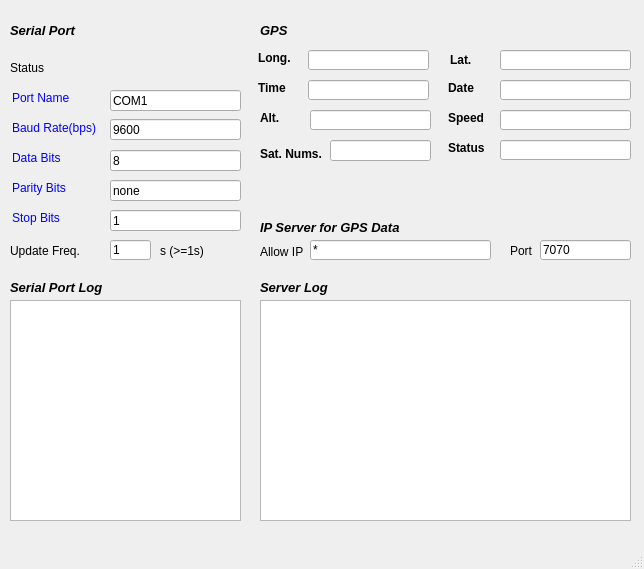
<?xml version="1.0" encoding="UTF-8"?>
<ui version="4.0">
 <class>MainWindow</class>
 <widget class="QMainWindow" name="MainWindow">
  <property name="geometry">
   <rect>
    <x>0</x>
    <y>0</y>
    <width>644</width>
    <height>569</height>
   </rect>
  </property>
  <property name="sizePolicy">
   <sizepolicy hsizetype="Fixed" vsizetype="Fixed">
    <horstretch>0</horstretch>
    <verstretch>0</verstretch>
   </sizepolicy>
  </property>
  <property name="windowTitle">
   <string>MainWindow</string>
  </property>
  <widget class="QWidget" name="centralWidget">
   <property name="sizePolicy">
    <sizepolicy hsizetype="Fixed" vsizetype="Fixed">
     <horstretch>0</horstretch>
     <verstretch>0</verstretch>
    </sizepolicy>
   </property>
   <widget class="QLabel" name="gpsComSetLabel">
    <property name="geometry">
     <rect>
      <x>10</x>
      <y>20</y>
      <width>91</width>
      <height>21</height>
     </rect>
    </property>
    <property name="text">
     <string>&lt;html&gt;&lt;head/&gt;&lt;body&gt;&lt;p&gt;&lt;span style=&quot; font-size:10pt; font-weight:600; font-style:italic; color:#000000;&quot;&gt;Serial Port&lt;/span&gt;&lt;/p&gt;&lt;/body&gt;&lt;/html&gt;</string>
    </property>
   </widget>
   <widget class="QLabel" name="comLabel">
    <property name="geometry">
     <rect>
      <x>12</x>
      <y>90</y>
      <width>61</width>
      <height>16</height>
     </rect>
    </property>
    <property name="text">
     <string>&lt;html&gt;&lt;head/&gt;&lt;body&gt;&lt;p&gt;&lt;span style=&quot; color:#0000ff;&quot;&gt;Port Name&lt;/span&gt;&lt;/p&gt;&lt;/body&gt;&lt;/html&gt;</string>
    </property>
   </widget>
   <widget class="QLabel" name="boteLabel">
    <property name="geometry">
     <rect>
      <x>12</x>
      <y>120</y>
      <width>91</width>
      <height>16</height>
     </rect>
    </property>
    <property name="text">
     <string>&lt;html&gt;&lt;head/&gt;&lt;body&gt;&lt;p&gt;&lt;span style=&quot; color:#0000ff;&quot;&gt;Baud Rate(bps)&lt;/span&gt;&lt;/p&gt;&lt;/body&gt;&lt;/html&gt;</string>
    </property>
   </widget>
   <widget class="QLabel" name="dataLabel">
    <property name="geometry">
     <rect>
      <x>12</x>
      <y>150</y>
      <width>61</width>
      <height>16</height>
     </rect>
    </property>
    <property name="text">
     <string>&lt;html&gt;&lt;head/&gt;&lt;body&gt;&lt;p&gt;&lt;span style=&quot; color:#0000ff;&quot;&gt;Data Bits&lt;/span&gt;&lt;/p&gt;&lt;/body&gt;&lt;/html&gt;</string>
    </property>
   </widget>
   <widget class="QLabel" name="checkLabel">
    <property name="geometry">
     <rect>
      <x>12</x>
      <y>180</y>
      <width>71</width>
      <height>16</height>
     </rect>
    </property>
    <property name="text">
     <string>&lt;html&gt;&lt;head/&gt;&lt;body&gt;&lt;p&gt;&lt;span style=&quot; color:#0000ff;&quot;&gt;Parity Bits&lt;/span&gt;&lt;/p&gt;&lt;/body&gt;&lt;/html&gt;</string>
    </property>
   </widget>
   <widget class="QLabel" name="stopLabel">
    <property name="geometry">
     <rect>
      <x>12</x>
      <y>210</y>
      <width>71</width>
      <height>16</height>
     </rect>
    </property>
    <property name="text">
     <string>&lt;html&gt;&lt;head/&gt;&lt;body&gt;&lt;p&gt;&lt;span style=&quot; color:#0000ff;&quot;&gt;Stop Bits&lt;/span&gt;&lt;/p&gt;&lt;/body&gt;&lt;/html&gt;</string>
    </property>
   </widget>
   <widget class="QLabel" name="comInformationLabel">
    <property name="geometry">
     <rect>
      <x>10</x>
      <y>280</y>
      <width>161</width>
      <height>16</height>
     </rect>
    </property>
    <property name="text">
     <string>&lt;html&gt;&lt;head/&gt;&lt;body&gt;&lt;p&gt;&lt;span style=&quot; font-size:10pt; font-weight:600; font-style:italic; color:#000000;&quot;&gt;Serial Port Log&lt;/span&gt;&lt;/p&gt;&lt;/body&gt;&lt;/html&gt;</string>
    </property>
   </widget>
   <widget class="QTextEdit" name="comInformationTextEdit">
    <property name="geometry">
     <rect>
      <x>10</x>
      <y>300</y>
      <width>231</width>
      <height>221</height>
     </rect>
    </property>
   </widget>
   <widget class="QLabel" name="gpsComSetLabel_2">
    <property name="geometry">
     <rect>
      <x>260</x>
      <y>20</y>
      <width>41</width>
      <height>21</height>
     </rect>
    </property>
    <property name="text">
     <string>&lt;html&gt;&lt;head/&gt;&lt;body&gt;&lt;p&gt;&lt;span style=&quot; font-size:10pt; font-weight:600; font-style:italic; color:#000000;&quot;&gt;GPS &lt;/span&gt;&lt;/p&gt;&lt;/body&gt;&lt;/html&gt;</string>
    </property>
   </widget>
   <widget class="QLabel" name="latitudeLabel">
    <property name="geometry">
     <rect>
      <x>258</x>
      <y>50</y>
      <width>41</width>
      <height>16</height>
     </rect>
    </property>
    <property name="text">
     <string>&lt;html&gt;&lt;head/&gt;&lt;body&gt;&lt;p&gt;&lt;span style=&quot; font-weight:600; color:#000000;&quot;&gt;Long.&lt;/span&gt;&lt;/p&gt;&lt;/body&gt;&lt;/html&gt;</string>
    </property>
   </widget>
   <widget class="QLabel" name="longitudeLabel">
    <property name="geometry">
     <rect>
      <x>450</x>
      <y>50</y>
      <width>31</width>
      <height>21</height>
     </rect>
    </property>
    <property name="text">
     <string>&lt;html&gt;&lt;head/&gt;&lt;body&gt;&lt;p&gt;&lt;span style=&quot; font-weight:600; color:#000000;&quot;&gt;Lat.&lt;/span&gt;&lt;/p&gt;&lt;/body&gt;&lt;/html&gt;</string>
    </property>
   </widget>
   <widget class="QLabel" name="timeLabel">
    <property name="geometry">
     <rect>
      <x>258</x>
      <y>80</y>
      <width>31</width>
      <height>16</height>
     </rect>
    </property>
    <property name="text">
     <string>&lt;html&gt;&lt;head/&gt;&lt;body&gt;&lt;p&gt;&lt;span style=&quot; font-weight:600; color:#000000;&quot;&gt;Time&lt;/span&gt;&lt;/p&gt;&lt;/body&gt;&lt;/html&gt;</string>
    </property>
   </widget>
   <widget class="QLineEdit" name="latitudeLineEdit">
    <property name="geometry">
     <rect>
      <x>308</x>
      <y>50</y>
      <width>121</width>
      <height>20</height>
     </rect>
    </property>
   </widget>
   <widget class="QLineEdit" name="longitudeLineEdit">
    <property name="geometry">
     <rect>
      <x>500</x>
      <y>50</y>
      <width>131</width>
      <height>20</height>
     </rect>
    </property>
   </widget>
   <widget class="QLineEdit" name="timeLineEdit">
    <property name="geometry">
     <rect>
      <x>308</x>
      <y>80</y>
      <width>121</width>
      <height>20</height>
     </rect>
    </property>
   </widget>
   <widget class="QLabel" name="speedLabel">
    <property name="geometry">
     <rect>
      <x>448</x>
      <y>110</y>
      <width>41</width>
      <height>16</height>
     </rect>
    </property>
    <property name="text">
     <string>&lt;html&gt;&lt;head/&gt;&lt;body&gt;&lt;p&gt;&lt;span style=&quot; font-weight:600;&quot;&gt;Speed&lt;/span&gt;&lt;/p&gt;&lt;/body&gt;&lt;/html&gt;</string>
    </property>
   </widget>
   <widget class="QLabel" name="statusLabel">
    <property name="geometry">
     <rect>
      <x>448</x>
      <y>140</y>
      <width>41</width>
      <height>16</height>
     </rect>
    </property>
    <property name="text">
     <string>&lt;html&gt;&lt;head/&gt;&lt;body&gt;&lt;p&gt;&lt;span style=&quot; font-weight:600; color:#000000;&quot;&gt;Status&lt;/span&gt;&lt;/p&gt;&lt;/body&gt;&lt;/html&gt;</string>
    </property>
   </widget>
   <widget class="QLabel" name="dateLabel">
    <property name="geometry">
     <rect>
      <x>448</x>
      <y>80</y>
      <width>31</width>
      <height>16</height>
     </rect>
    </property>
    <property name="text">
     <string>&lt;html&gt;&lt;head/&gt;&lt;body&gt;&lt;p&gt;&lt;span style=&quot; font-weight:600; color:#000000;&quot;&gt;Date&lt;/span&gt;&lt;/p&gt;&lt;/body&gt;&lt;/html&gt;</string>
    </property>
   </widget>
   <widget class="QLineEdit" name="speedLineEdit">
    <property name="geometry">
     <rect>
      <x>500</x>
      <y>110</y>
      <width>131</width>
      <height>20</height>
     </rect>
    </property>
   </widget>
   <widget class="QLineEdit" name="statusLineEdit">
    <property name="geometry">
     <rect>
      <x>500</x>
      <y>140</y>
      <width>131</width>
      <height>20</height>
     </rect>
    </property>
   </widget>
   <widget class="QLineEdit" name="dateLineEdit">
    <property name="geometry">
     <rect>
      <x>500</x>
      <y>80</y>
      <width>131</width>
      <height>20</height>
     </rect>
    </property>
   </widget>
   <widget class="QLabel" name="gpsReceiveLabel">
    <property name="geometry">
     <rect>
      <x>260</x>
      <y>280</y>
      <width>171</width>
      <height>16</height>
     </rect>
    </property>
    <property name="text">
     <string>&lt;html&gt;&lt;head/&gt;&lt;body&gt;&lt;p&gt;&lt;span style=&quot; font-size:10pt; font-weight:600; font-style:italic; color:#000000;&quot;&gt;Server Log&lt;/span&gt;&lt;/p&gt;&lt;/body&gt;&lt;/html&gt;</string>
    </property>
   </widget>
   <widget class="QPlainTextEdit" name="gpsPlainTextEdit">
    <property name="geometry">
     <rect>
      <x>260</x>
      <y>300</y>
      <width>371</width>
      <height>221</height>
     </rect>
    </property>
   </widget>
   <widget class="QLabel" name="comStatusLabel">
    <property name="geometry">
     <rect>
      <x>110</x>
      <y>60</y>
      <width>131</width>
      <height>20</height>
     </rect>
    </property>
    <property name="frameShape">
     <enum>QFrame::NoFrame</enum>
    </property>
    <property name="text">
     <string>&lt;html&gt;&lt;head/&gt;&lt;body&gt;&lt;p&gt;&lt;br/&gt;&lt;/p&gt;&lt;/body&gt;&lt;/html&gt;</string>
    </property>
   </widget>
   <widget class="QLineEdit" name="satelliteLineEdit">
    <property name="geometry">
     <rect>
      <x>330</x>
      <y>140</y>
      <width>101</width>
      <height>21</height>
     </rect>
    </property>
   </widget>
   <widget class="QLabel" name="satelliteLabel">
    <property name="geometry">
     <rect>
      <x>260</x>
      <y>140</y>
      <width>81</width>
      <height>29</height>
     </rect>
    </property>
    <property name="text">
     <string>&lt;html&gt;&lt;head/&gt;&lt;body&gt;&lt;p&gt;&lt;span style=&quot; font-weight:600; color:#000000;&quot;&gt;Sat. Nums.&lt;/span&gt;&lt;/p&gt;&lt;/body&gt;&lt;/html&gt;</string>
    </property>
   </widget>
   <widget class="QLabel" name="gpsReceiveLabel_2">
    <property name="geometry">
     <rect>
      <x>260</x>
      <y>220</y>
      <width>201</width>
      <height>16</height>
     </rect>
    </property>
    <property name="text">
     <string>&lt;html&gt;&lt;head/&gt;&lt;body&gt;&lt;p&gt;&lt;span style=&quot; font-size:10pt; font-weight:600; font-style:italic; color:#000000;&quot;&gt;IP Server for GPS Data&lt;/span&gt;&lt;/p&gt;&lt;/body&gt;&lt;/html&gt;</string>
    </property>
   </widget>
   <widget class="QLabel" name="labelIP">
    <property name="geometry">
     <rect>
      <x>260</x>
      <y>242</y>
      <width>61</width>
      <height>20</height>
     </rect>
    </property>
    <property name="text">
     <string>Allow IP</string>
    </property>
   </widget>
   <widget class="QLineEdit" name="lineEditIP">
    <property name="geometry">
     <rect>
      <x>310</x>
      <y>240</y>
      <width>181</width>
      <height>20</height>
     </rect>
    </property>
    <property name="text">
     <string>*</string>
    </property>
   </widget>
   <widget class="QLabel" name="labelPort">
    <property name="geometry">
     <rect>
      <x>510</x>
      <y>240</y>
      <width>54</width>
      <height>21</height>
     </rect>
    </property>
    <property name="text">
     <string>Port</string>
    </property>
   </widget>
   <widget class="QLineEdit" name="lineEditPort">
    <property name="geometry">
     <rect>
      <x>540</x>
      <y>240</y>
      <width>91</width>
      <height>20</height>
     </rect>
    </property>
    <property name="text">
     <string>7070</string>
    </property>
   </widget>
   <widget class="QLabel" name="labelRefreshTime">
    <property name="geometry">
     <rect>
      <x>10</x>
      <y>240</y>
      <width>71</width>
      <height>21</height>
     </rect>
    </property>
    <property name="text">
     <string>Update Freq.</string>
    </property>
   </widget>
   <widget class="QLineEdit" name="lineEditRefreshTime">
    <property name="geometry">
     <rect>
      <x>110</x>
      <y>240</y>
      <width>41</width>
      <height>20</height>
     </rect>
    </property>
    <property name="text">
     <string>1</string>
    </property>
   </widget>
   <widget class="QLabel" name="labelTimeUnit">
    <property name="geometry">
     <rect>
      <x>160</x>
      <y>240</y>
      <width>81</width>
      <height>21</height>
     </rect>
    </property>
    <property name="text">
     <string>s (&gt;=1s)</string>
    </property>
   </widget>
   <widget class="QLineEdit" name="lineEditPortName">
    <property name="geometry">
     <rect>
      <x>110</x>
      <y>90</y>
      <width>131</width>
      <height>21</height>
     </rect>
    </property>
    <property name="text">
     <string>COM1</string>
    </property>
   </widget>
   <widget class="QLineEdit" name="lineEditBaudRate">
    <property name="geometry">
     <rect>
      <x>110</x>
      <y>119</y>
      <width>131</width>
      <height>21</height>
     </rect>
    </property>
    <property name="text">
     <string>9600</string>
    </property>
   </widget>
   <widget class="QLineEdit" name="lineEditDataBits">
    <property name="geometry">
     <rect>
      <x>110</x>
      <y>150</y>
      <width>131</width>
      <height>21</height>
     </rect>
    </property>
    <property name="text">
     <string>8</string>
    </property>
   </widget>
   <widget class="QLineEdit" name="lineEditParityBits">
    <property name="geometry">
     <rect>
      <x>110</x>
      <y>180</y>
      <width>131</width>
      <height>21</height>
     </rect>
    </property>
    <property name="text">
     <string>none</string>
    </property>
   </widget>
   <widget class="QLineEdit" name="lineEditStopBits">
    <property name="geometry">
     <rect>
      <x>110</x>
      <y>210</y>
      <width>131</width>
      <height>21</height>
     </rect>
    </property>
    <property name="text">
     <string>1</string>
    </property>
   </widget>
   <widget class="QLineEdit" name="lineEditAlt">
    <property name="geometry">
     <rect>
      <x>310</x>
      <y>110</y>
      <width>121</width>
      <height>20</height>
     </rect>
    </property>
   </widget>
   <widget class="QLabel" name="LabelAlt">
    <property name="geometry">
     <rect>
      <x>260</x>
      <y>110</y>
      <width>31</width>
      <height>16</height>
     </rect>
    </property>
    <property name="text">
     <string>&lt;html&gt;&lt;head/&gt;&lt;body&gt;&lt;p&gt;&lt;span style=&quot; font-weight:600;&quot;&gt;Alt.&lt;/span&gt;&lt;/p&gt;&lt;/body&gt;&lt;/html&gt;</string>
    </property>
   </widget>
   <widget class="QLabel" name="label">
    <property name="geometry">
     <rect>
      <x>10</x>
      <y>60</y>
      <width>54</width>
      <height>16</height>
     </rect>
    </property>
    <property name="text">
     <string>Status</string>
    </property>
   </widget>
   <widget class="QLabel" name="labelSite">
    <property name="geometry">
     <rect>
      <x>310</x>
      <y>20</y>
      <width>321</width>
      <height>20</height>
     </rect>
    </property>
    <property name="text">
     <string/>
    </property>
   </widget>
  </widget>
  <widget class="QStatusBar" name="statusBar"/>
 </widget>
 <layoutdefault spacing="6" margin="11"/>
 <resources/>
 <connections/>
</ui>
